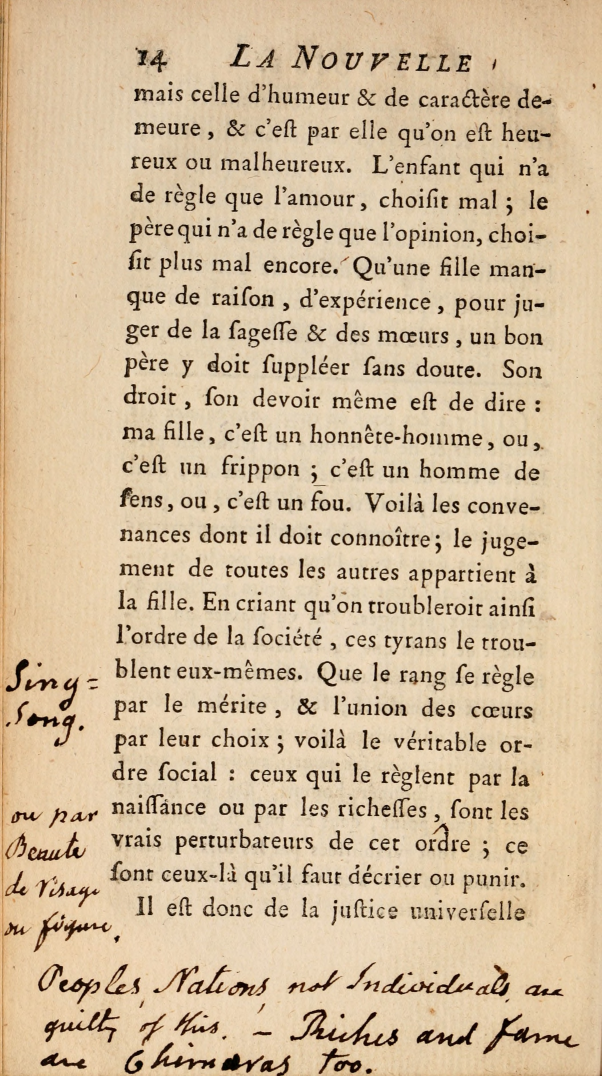
#> input picture img2.jpg, 1805 x 3228 px (shown at 1/3 size)
$ python box_draw.py
#> lines starting #> are read from the running program, lines starting #| are printed output that depends on the picture; after the words box and inside, x2 and y2 are one past the last pixel; in counts of white or black regions, pixels touching at a corner belong together
#!/usr/bin/env python3
# -*- coding: utf-8 -*-
"""
Created on Fri Aug 17 14:22:17 2018

@author: Soumya
"""
import cv2
import numpy as np

original_img = cv2.imread('img2.jpg')
#> original_img is the input picture: shape (3228, 1805, 3); mean B, G, R 156.8, 187.7, 209.6
original_img = cv2.resize(original_img, (600,923))
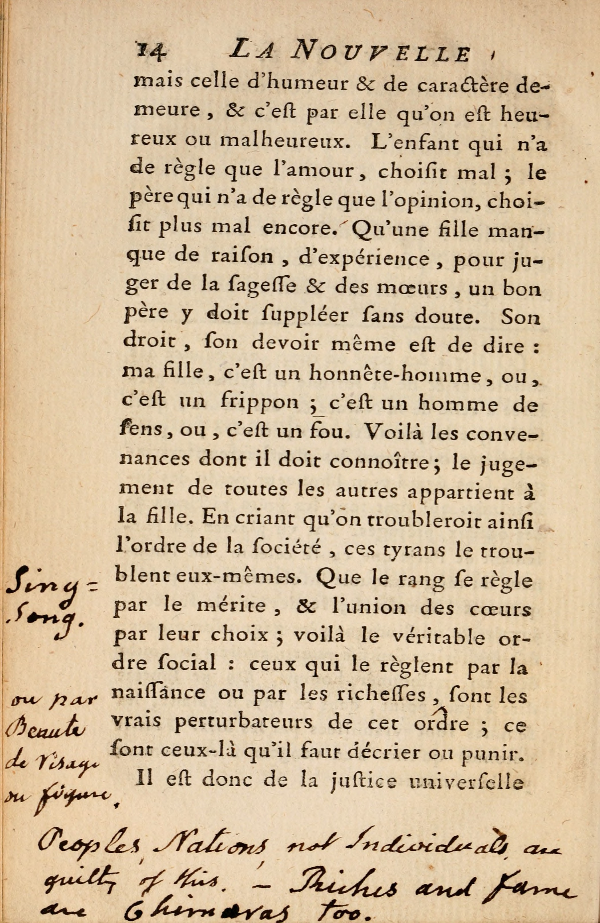
#> original_img: shape (923, 600, 3); mean B, G, R 156.7, 187.6, 209.5
resized_img = cv2.resize(original_img, (300,600))
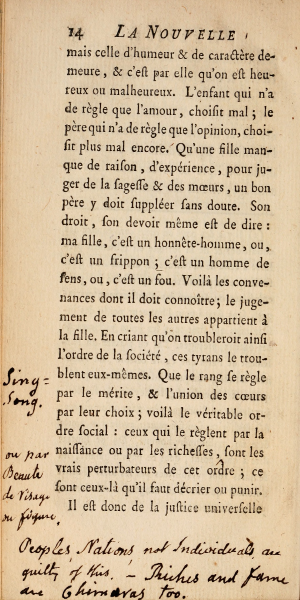
#> resized_img: shape (600, 300, 3); mean B, G, R 156.5, 187.5, 209.4

box_vector ='0 0.10083333333333333 0.6522210184182016 0.20166666666666666 0.08017334777898158'
box_info = box_vector.split(' ')

class_pred = float(box_info[0])
x_center = float(box_info[1])
y_center = float(box_info[2])
width = float(box_info[3])
height = float(box_info[4])

x_center_big = x_center * 600
y_center_big = y_center * 923

height_big = height *923
width_big = width *600

x_center_small = x_center * 300
y_center_small = y_center * 600

height_small = height *600
width_small = width *300

def get_coordinates(x_cent,y_cent,height,width,img_shape):
    # img_shape = (height, width)
    img_height, img_width = img_shape

    x_cent = x_cent * img_width
    y_cent = y_cent * img_height

    height = height * img_height
    width = width * img_width

    x1 = x_cent - (width/2)
    x2 = x_cent + (width/2)
    x3 = x2
    x4 = x1

    y1 = y_cent - (height/2)
    y4 = y_cent + (height/2)
    y2 = y1
    y3 = y4

    # order specified based on cv2.drawContours requirement

    box = np.array([[x3,y3], [x4,y4], [x1,y1], [x2,y2]])
    return box


box = get_coordinates(x_center,y_center,height,width,(923,600))
box = np.int0(box)

small_box = get_coordinates(x_center,y_center,height,width,(600,300))
small_box = np.int0(small_box)

# Drawing the boxes
original_img = cv2.drawContours(original_img, [box], 0,(255,0,0),2)
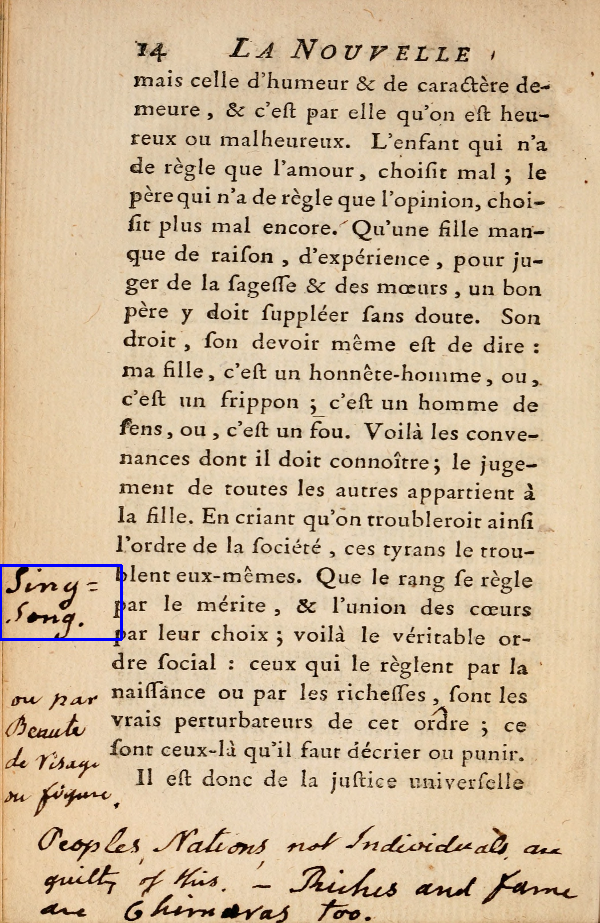
#> original_img: shape (923, 600, 3); 0.2% of pixels changed, all inside (x1, y1, x2, y2) = (0, 564, 123, 641)
resized_img = cv2.drawContours(resized_img, [small_box], 0,(255,0,0),2)
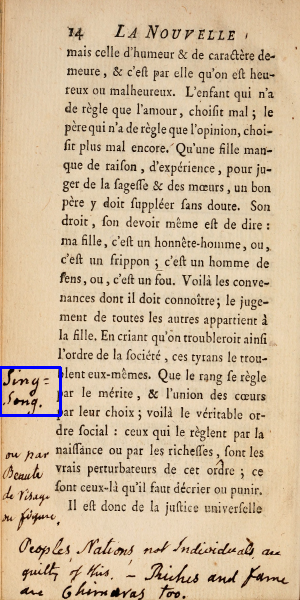
#> resized_img: shape (600, 300, 3); 0.33% of pixels changed, all inside (x1, y1, x2, y2) = (0, 366, 62, 417)

cv2.imshow('original', original_img)
cv2.imshow('resized', resized_img)

cv2.waitKey(0)
cv2.destroyAllWindows()

$ run again, with img1.jpg copied over img2.jpg
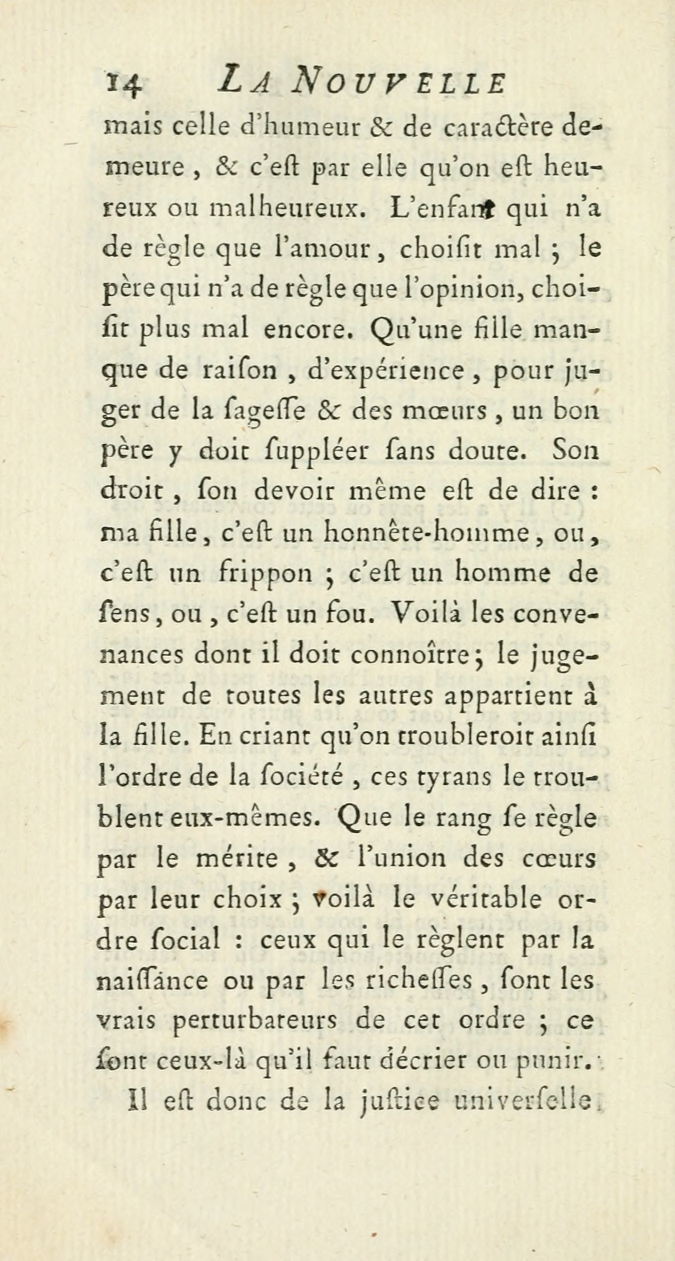
#> input picture img1.jpg, 1350 x 2521 px (shown at 1/2 size)
#> original_img is the input picture: shape (2521, 1350, 3); mean B, G, R 192.7, 218.1, 221.9
#> `original_img = cv2.drawContours(original_img, [box], 0,(255,0,0),2)`:
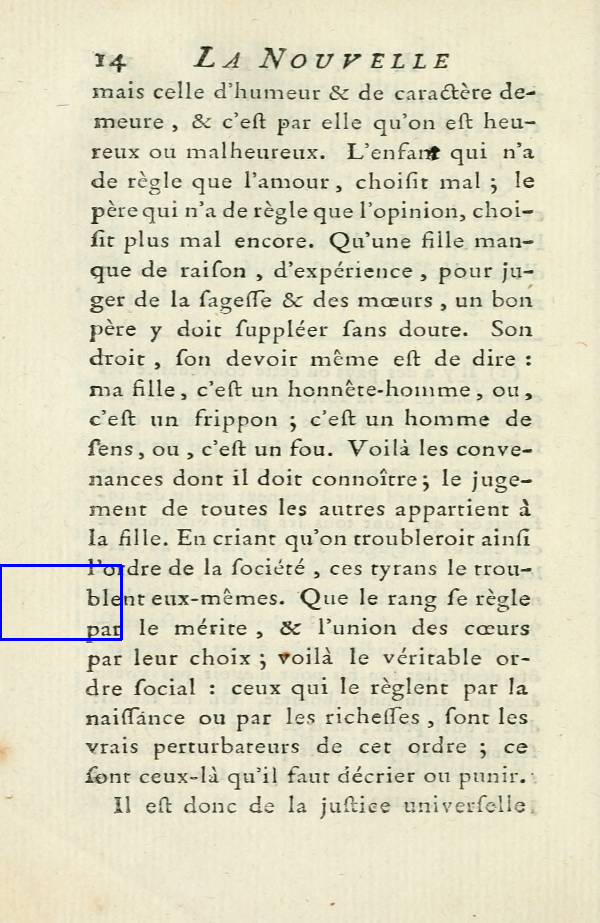
#> original_img: shape (923, 600, 3); mean B, G, R 192.7, 217.6, 221.4
#> `resized_img = cv2.drawContours(resized_img, [small_box], 0,(255,0,0),2)`:
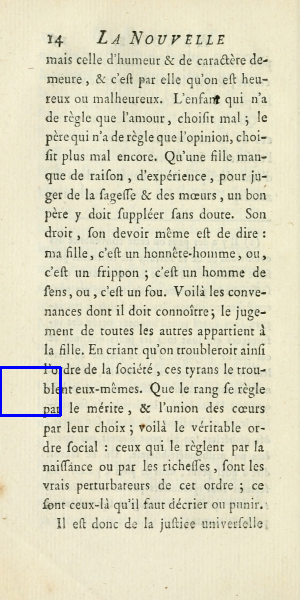
#> resized_img: shape (600, 300, 3); mean B, G, R 192.7, 217.2, 220.9
